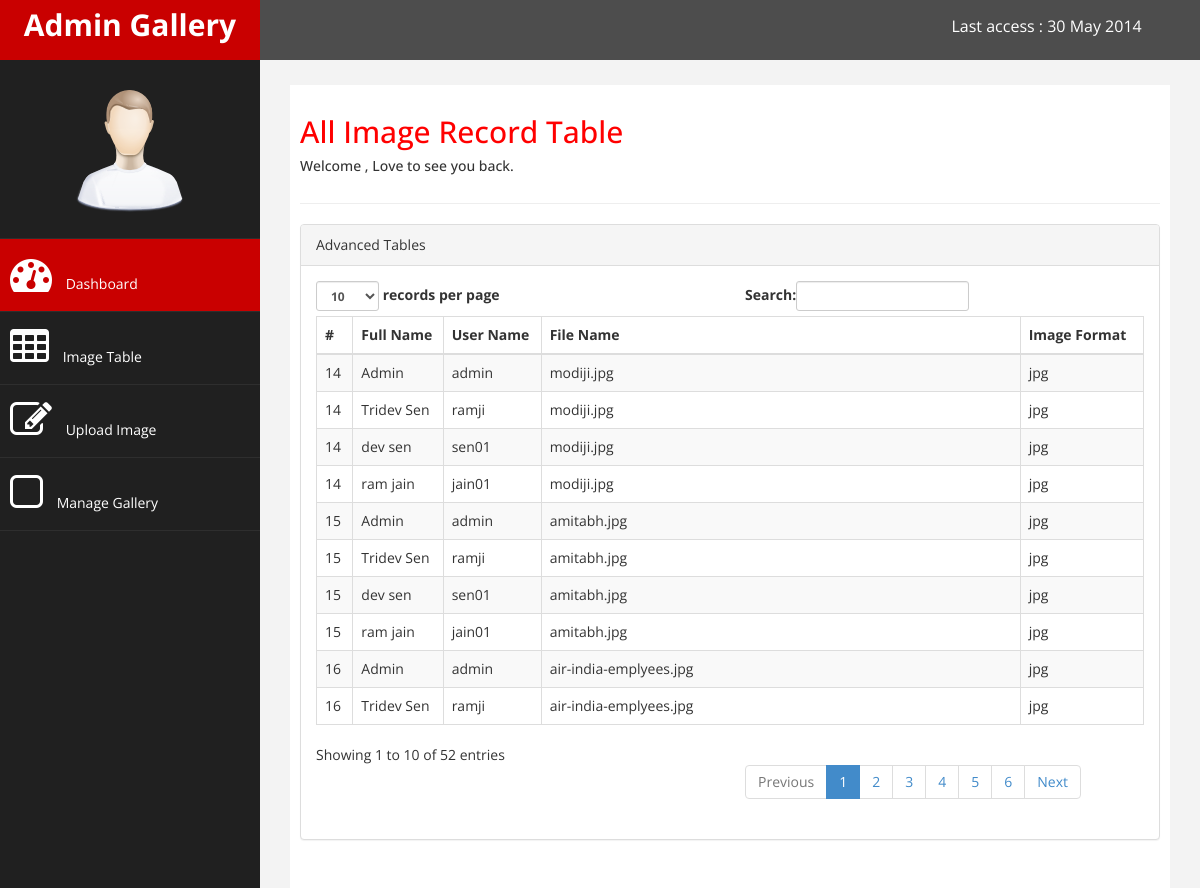
Page /record_image_table.php on the committed database.
### tables this page shows
CREATE TABLE `image_upload` (
  `id` int(4) NOT NULL,
  `file` varchar(255) NOT NULL,
  `Img_Format` text NOT NULL
);

CREATE TABLE `users` (
  `user_id` int(4) NOT NULL,
  `name` varchar(30) NOT NULL,
  `pw` varchar(40) NOT NULL,
  `fullname` varchar(255) NOT NULL,
  `email` varchar(255) NOT NULL
);

### record_image_table.php (the view, shortened to what this page needs)
<?php include 'header.php' ?>
        <div id="page-wrapper" >
            <div id="page-inner">
                <div class="row">
                    <div class="col-md-12">
                     <h2>All Image Record Table</h2>
                        <h5>Welcome <b><?php echo $_SESSION['username'] ?> </b>, Love to see you back. </h5>
                    </div>
                </div>
                 <hr />
            <div class="row">
                <div class="col-md-12">
                    <div class="panel panel-default">
                        <div class="panel-heading">
                             Advanced Tables
                        </div>
                        <div class="panel-body">
                            <div class="table-responsive">
                                <?php
                                    $result = mysqli_query($con, "SELECT image_upload.id,users.fullname,users.name,image_upload.file,image_upload.Img_Format FROM image_upload inner join users ");
                                ?>
                                <table class="table table-striped table-bordered table-hover" id="dataTables-example">
                                    <thead>
                                        <tr>
                                            <th>#</th>
                                            <th>Full Name</th>
                                            <th>User Name</th>
                                             <th>File Name</th>
                                             <th>Image Format</th>
                                        </tr>
                                    </thead>
                                    <?php
                                        while($row = mysqli_fetch_array($result)){
                                    ?>
                                        <tr><td> <?php echo $row['id'] ?> </td><td> <?php echo $row['fullname'] ?> </td><td> <?php echo $row['name']  ?> </td><td> <?php  echo $row['file']  ?> </td><td> <?php  echo $row['Img_Format']  ?> </td></tr>
                                    <?php
                                        }
                                    ?>
                                        </table>
                            </div>
                        </div>
                    </div>
                </div>
            </div>
        </div>
    </div>
            </div>
</body>
</html>

### assets/css/custom.css (style rules this page uses)
body { font-family: 'Open Sans', sans-serif; }
#page-wrapper { padding: 15px 15px; min-height: 600px; background:#F3F3F3; }
#page-inner { width:100%; margin:10px 20px 10px 0px; background-color:#fff!important; padding:10px; min-height:1200px; }
h2 { color: #f00; }
@media (min-width:768px) { #page-wrapper { margin: 0 0 0 260px; padding: 15px 30px; min-height: 1200px; } }

### rows in the picture
image_upload: id "14", users.fullname "Admin", users.name "admin", file "modiji.jpg", Img_Format "jpg", users.fullname "Tridev Sen", users.name "ramji", users.fullname "dev sen", users.name "sen01", users.fullname "ram jain", users.name "jain01"
image_upload: id "15", users.fullname "Admin", users.name "admin", file "amitabh.jpg", Img_Format "jpg", users.fullname "Tridev Sen", users.name "ramji", users.fullname "dev sen", users.name "sen01", users.fullname "ram jain", users.name "jain01"
image_upload: id "16", users.fullname "Admin", users.name "admin", file "air-india-emplyees.jpg", Img_Format "jpg", users.fullname "Tridev Sen", users.name "ramji"
